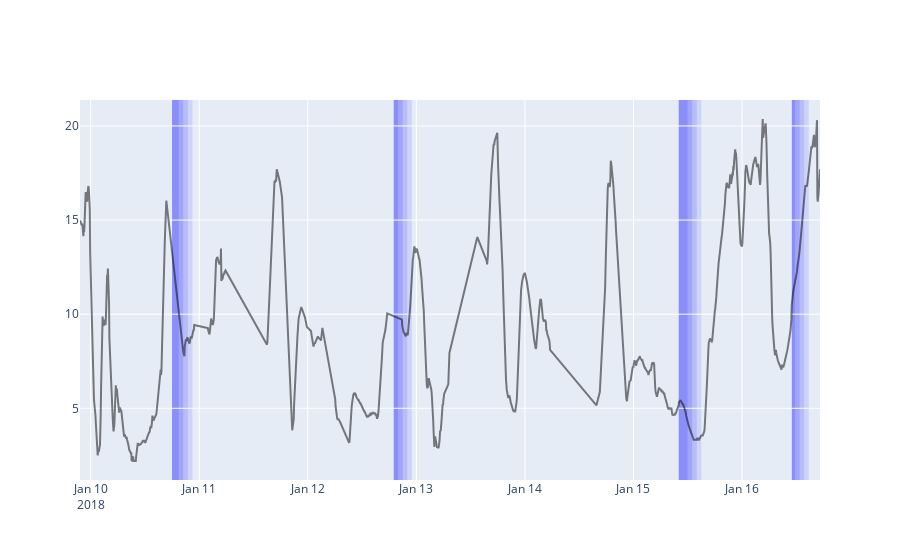

The notebook cell saved with this chart:
### Code cell
#fig = px.line( line_color='black')
fig = go.Figure()

# Create and style traces
fig.add_trace(go.Scatter(x=df.time, y=df.glc,
                         line=dict(color='black', ), opacity=0.5, showlegend=False, name='Glucose trace'),
                         #row=1, col=1
                         )

for i, row in exercise.iterrows():
    start = row.startDateTime
    end = row.endDateTime

    fig.add_vrect(
        x0=start, x1=end,
        fillcolor="blue", opacity=0.4,
        layer="below", line_width=0,
        #row=1, col=1
    ),
    fig.add_vrect(
        x0=end, x1=end+datetime.timedelta(minutes=60),
        fillcolor="blue", opacity=0.3,
        layer="below", line_width=0,
        #row=1, col=1
    ),   
    fig.add_vrect(
        x0=end+datetime.timedelta(minutes=60), x1=end+datetime.timedelta(minutes=120),
        fillcolor="blue", opacity=0.2,
        layer="below", line_width=0,
        #row=1, col=1
    ),   
    fig.add_vrect(
        x0=end+datetime.timedelta(minutes=120), x1=end+datetime.timedelta(minutes=180),
        fillcolor="blue", opacity=0.1,
        layer="below", line_width=0,
        #row=1, col=1
    ),   
'''for i, row in meal.iterrows():
    start = row.startDateTime
    end = row.endDateTime
    fig.add_vrect(
        x0=start, x1=end,
        fillcolor="orange", opacity=0.3,
        layer="below", line_width=0,
        #row=1, col=1
    ),'''
fig.show()

### Figure 1 — Plotly figure (JSON) as saved in the notebook; plotly's stock layout.template omitted (floating-point values rounded to 4 significant figures; data arrays with more than 128 entries replaced by an {"elided": "..."} marker saying what was removed)
{"data": [{"line": {"color": "black"}, "name": "Glucose trace", "opacity": 0.5, "showlegend": false, "type": "scatter", "x": {"elided": "1273 str values"}, "y": {"elided": "1273 float values"}}], "layout": {"shapes": [{"fillcolor": "blue", "layer": "below", "line": {"width": 0}, "opacity": 0.4, "type": "rect", "x0": "2018-01-10T18:00:00", "x1": "2018-01-10T19:30:00", "xref": "x", "y0": 0, "y1": 1, "yref": "y domain"}, {"fillcolor": "blue", "layer": "below", "line": {"width": 0}, "opacity": 0.3, "type": "rect", "x0": "2018-01-10T19:30:00", "x1": "2018-01-10T20:30:00", "xref": "x", "y0": 0, "y1": 1, "yref": "y domain"}, {"fillcolor": "blue", "layer": "below", "line": {"width": 0}, "opacity": 0.2, "type": "rect", "x0": "2018-01-10T20:30:00", "x1": "2018-01-10T21:30:00", "xref": "x", "y0": 0, "y1": 1, "yref": "y domain"}, {"fillcolor": "blue", "layer": "below", "line": {"width": 0}, "opacity": 0.1, "type": "rect", "x0": "2018-01-10T21:30:00", "x1": "2018-01-10T22:30:00", "xref": "x", "y0": 0, "y1": 1, "yref": "y domain"}, {"fillcolor": "blue", "layer": "below", "line": {"width": 0}, "opacity": 0.4, "type": "rect", "x0": "2018-01-12T19:00:00", "x1": "2018-01-12T20:00:00", "xref": "x", "y0": 0, "y1": 1, "yref": "y domain"}, {"fillcolor": "blue", "layer": "below", "line": {"width": 0}, "opacity": 0.3, "type": "rect", "x0": "2018-01-12T20:00:00", "x1": "2018-01-12T21:00:00", "xref": "x", "y0": 0, "y1": 1, "yref": "y domain"}, {"fillcolor": "blue", "layer": "below", "line": {"width": 0}, "opacity": 0.2, "type": "rect", "x0": "2018-01-12T21:00:00", "x1": "2018-01-12T22:00:00", "xref": "x", "y0": 0, "y1": 1, "yref": "y domain"}, {"fillcolor": "blue", "layer": "below", "line": {"width": 0}, "opacity": 0.1, "type": "rect", "x0": "2018-01-12T22:00:00", "x1": "2018-01-12T23:00:00", "xref": "x", "y0": 0, "y1": 1, "yref": "y domain"}, {"fillcolor": "blue", "layer": "below", "line": {"width": 0}, "opacity": 0.4, "type": "rect", "x0": "2018-01-15T10:00:00", "x1": "2018-01-15T12:00:00", "xref": "x", "y0": 0, "y1": 1, "yref": "y domain"}, {"fillcolor": "blue", "layer": "below", "line": {"width": 0}, "opacity": 0.3, "type": "rect", "x0": "2018-01-15T12:00:00", "x1": "2018-01-15T13:00:00", "xref": "x", "y0": 0, "y1": 1, "yref": "y domain"}, {"fillcolor": "blue", "layer": "below", "line": {"width": 0}, "opacity": 0.2, "type": "rect", "x0": "2018-01-15T13:00:00", "x1": "2018-01-15T14:00:00", "xref": "x", "y0": 0, "y1": 1, "yref": "y domain"}, {"fillcolor": "blue", "layer": "below", "line": {"width": 0}, "opacity": 0.1, "type": "rect", "x0": "2018-01-15T14:00:00", "x1": "2018-01-15T15:00:00", "xref": "x", "y0": 0, "y1": 1, "yref": "y domain"}, {"fillcolor": "blue", "layer": "below", "line": {"width": 0}, "opacity": 0.4, "type": "rect", "x0": "2018-01-16T11:00:00", "x1": "2018-01-16T11:45:00", "xref": "x", "y0": 0, "y1": 1, "yref": "y domain"}, {"fillcolor": "blue", "layer": "below", "line": {"width": 0}, "opacity": 0.3, "type": "rect", "x0": "2018-01-16T11:45:00", "x1": "2018-01-16T12:45:00", "xref": "x", "y0": 0, "y1": 1, "yref": "y domain"}, {"fillcolor": "blue", "layer": "below", "line": {"width": 0}, "opacity": 0.2, "type": "rect", "x0": "2018-01-16T12:45:00", "x1": "2018-01-16T13:45:00", "xref": "x", "y0": 0, "y1": 1, "yref": "y domain"}, {"fillcolor": "blue", "layer": "below", "line": {"width": 0}, "opacity": 0.1, "type": "rect", "x0": "2018-01-16T13:45:00", "x1": "2018-01-16T14:45:00", "xref": "x", "y0": 0, "y1": 1, "yref": "y domain"}]}}
